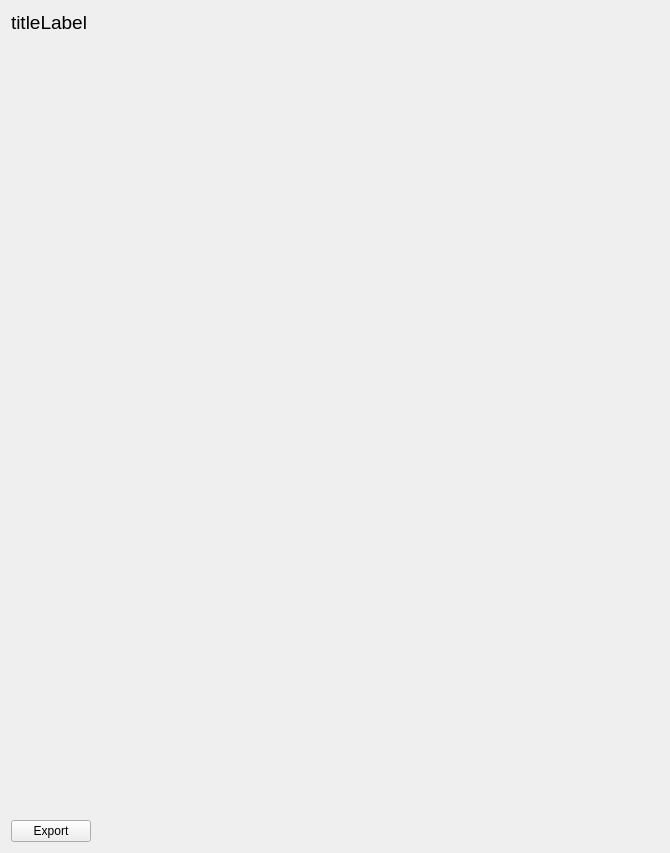
<?xml version="1.0" encoding="UTF-8"?>
<ui version="4.0">
 <class>GraphData</class>
 <widget class="QWidget" name="GraphData">
  <property name="geometry">
   <rect>
    <x>0</x>
    <y>0</y>
    <width>670</width>
    <height>853</height>
   </rect>
  </property>
  <property name="windowTitle">
   <string>Form</string>
  </property>
  <layout class="QGridLayout" name="gridLayout">
   <item row="1" column="0">
    <widget class="QCustomPlot" name="graph" native="true">
     <property name="sizePolicy">
      <sizepolicy hsizetype="Expanding" vsizetype="Expanding">
       <horstretch>0</horstretch>
       <verstretch>0</verstretch>
      </sizepolicy>
     </property>
     <property name="minimumSize">
      <size>
       <width>646</width>
       <height>700</height>
      </size>
     </property>
    </widget>
   </item>
   <item row="0" column="0">
    <widget class="QLabel" name="titleLabel">
     <property name="sizePolicy">
      <sizepolicy hsizetype="Expanding" vsizetype="Maximum">
       <horstretch>0</horstretch>
       <verstretch>0</verstretch>
      </sizepolicy>
     </property>
     <property name="minimumSize">
      <size>
       <width>400</width>
       <height>22</height>
      </size>
     </property>
     <property name="maximumSize">
      <size>
       <width>16777215</width>
       <height>22</height>
      </size>
     </property>
     <property name="font">
      <font>
       <pointsize>14</pointsize>
      </font>
     </property>
     <property name="text">
      <string>titleLabel</string>
     </property>
    </widget>
   </item>
   <item row="3" column="0">
    <widget class="QPushButton" name="exportButton">
     <property name="sizePolicy">
      <sizepolicy hsizetype="Fixed" vsizetype="Fixed">
       <horstretch>0</horstretch>
       <verstretch>0</verstretch>
      </sizepolicy>
     </property>
     <property name="text">
      <string>Export</string>
     </property>
    </widget>
   </item>
  </layout>
 </widget>
 <customwidgets>
  <customwidget>
   <class>QCustomPlot</class>
   <extends>QWidget</extends>
   <header>qcustomplot.h</header>
   <container>1</container>
  </customwidget>
 </customwidgets>
 <resources/>
 <connections/>
</ui>
